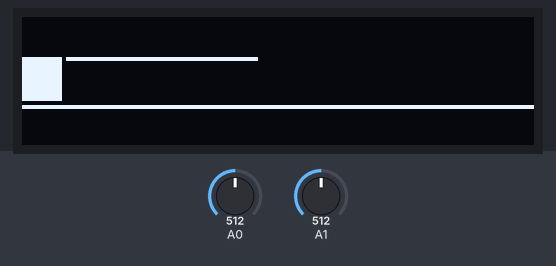
Recording of a sketch running on a simulated Arduino Uno, built with avr-gcc and run on an emulated ATmega328P. On the bench: 128×32 one-colour display. Inputs (shaded band) come from the test bench; at power-on: A0 = 512, A1 = 512.

Above: at 1.2 s.
1.3 s: A0 set to 716
At 2.35 s:
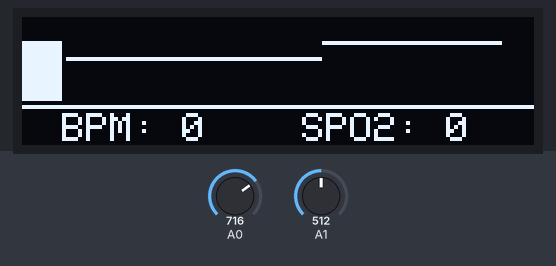
4.3 s: A0 set to 306
At 4.79 s:
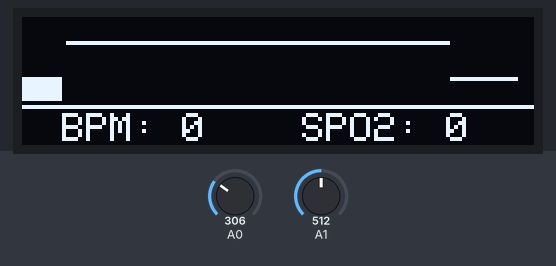
7.3 s: A0 set to 122
At 8.17 s:
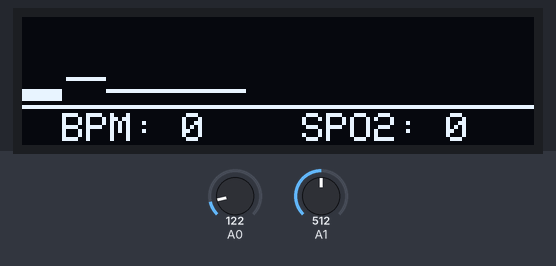
Timing chart, 0 to 10.3 s (numbered marks = the images above; inputs shaded):
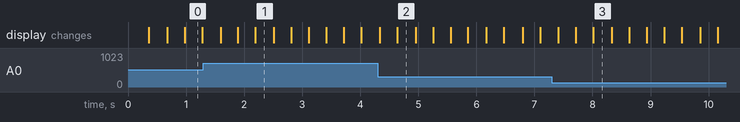

The sketch:

sp02.ino
```cpp
/*
  This code will display the waveform as well as
  display the computed BPM and SPO2 onto the l2c display
  Author: Jason Huang
  Last Update: November 12, 2023
*/


/*
  Display libraries and dimension definitions
*/
#include <Wire.h>
#include <Adafruit_GFX.h>
#include <Adafruit_SSD1306.h>
#include <math.h>


#define SCREEN_WIDTH 128 // OLED display width, in pixels
#define SCREEN_HEIGHT 32 // OLED display height, in pixels


#define RED_OFFSET 0.75   // Offset used for red signal frequency
#define IRED_OFFSET 1    // Offset used for ired signal frequency


// Declaration for an SSD1306 display connected to I2C (SDA, SCL pins)
Adafruit_SSD1306 display(SCREEN_WIDTH, SCREEN_HEIGHT, &Wire, -1);


// I want the display to update the frequency every 2s
float updateInterval = 2000;


// I want the display to plot a point of the waveform every 20 ms
// CHANGE THIS LATER IF NEEDED
float waveformInterval = 20;


int BPM;
int SPO2;


// the setup routine runs once when you press reset:
void setup() {
  // initialize serial communication at 9600 bits per second:
  Serial.begin(9600);
  display.begin(SSD1306_SWITCHCAPVCC, 0x3C);
  display.clearDisplay();


  // Line to format the display
  display.drawLine(0, 22, SCREEN_WIDTH - 1, 22, WHITE);
}


// the loop routine runs over and over again forever
// ASSUMPTION: the peak to peak is at least 2 volts.
void loop() {
  static float updateNextTime;
  static float updateNextWaveTime;


  float redVolt;
  float iredVolt;


  mainFSM();


  //The display will update the frequency every 2 s.
  if (millis() - updateNextTime >= updateInterval)
  {
    updateNextTime += updateInterval;
    displayStats();
  }

  // The display will update the waveform every 20 ms
  if (millis() - updateNextWaveTime >= waveformInterval) {
    updateNextWaveTime += waveformInterval;
    plotWaveform();
  }
}


/*
  The FSM that will compute the frequency.


  The state variable keeps track of what voltage values need to be measured
  State 0: Measure the firstMaxVolt
  State 1: Measure the firstMinVolt
  State 2: Measure the secondMaxVolt
  State 3: Measure the secondMinVolt


  After state 3 it will loop back to state 1.
*/
void mainFSM() {
  // Maximum and Minimums;
  static float firstMaxVolt, firstMaxVoltI;
  static float secondMaxVolt;
  static float firstMinVolt, firstMinVoltI;
  static float secondMinVolt;


  static unsigned long firstPeakTime;
  static unsigned long secondPeakTime;


  static float frequency[5];
  static float R[5];
  static float avgFrequency;


  static int state;


  // Voltage variables
  int sensorValue = analogRead(A0);
  int sensorValue2 = analogRead(A1);
  float currentVolt = sensorValue * (5.0 / 1023.0);
  //Serial.println(currentVolt);
  float currentVoltI = sensorValue2 *  (5.0 / 1023.0);
  unsigned long currentTime = millis();


  if (state == 0) {
    if (currentVolt > firstMaxVolt) {
      firstMaxVolt = currentVolt;
      firstMaxVoltI = currentVoltI;
      firstPeakTime = currentTime;
    }

    else if (currentVolt < (firstMaxVolt - RED_OFFSET)) {
      state = 1;
      firstMinVolt = currentVolt;
    }
  }


  if (state == 1) {
    if (currentVolt < firstMinVolt) {
      firstMinVolt = currentVolt;
      firstMinVoltI = currentVoltI;
    }


    else if (currentVolt > (firstMinVolt +  RED_OFFSET)) {
      state = 2;
      secondMaxVolt = currentVolt;
    }
  }


  if (state == 2) {
    if (currentVolt > secondMaxVolt) {
      secondMaxVolt = currentVolt;
      secondPeakTime = currentTime;
    }


    else if (currentVolt < (secondMaxVolt - RED_OFFSET)) {
      state = 3;
      static int i = 0;
      frequency[i] = 1/((float)(secondPeakTime - firstPeakTime) / 1000);
      float RedAC = (firstMaxVolt - firstMinVolt) / 2.0;
      float IRedAC = (firstMaxVoltI - firstMinVoltI) / 2.0;
      float RedDC = (analogRead(A2)  * (5.0 / 1023.0));
      float IRedDC = (analogRead(A3) * (5.0 / 1023.0));
      R[i] = (RedAC / IRedAC) * (IRedDC / RedDC);
      Serial.println(currentVolt);
      Serial.println(currentVoltI);


      i++;


      if (i == 5) {
        float freqAverage = 0;
        float avgR = 0;
        for (int j = 0; j < 5; j++) {
          freqAverage += frequency[j];
          avgR += R[j];
        }
        avgFrequency = (freqAverage / 5.0);
        avgR /= 5.0;
        Serial.println();
        BPM = round(60.0 * avgFrequency);
        SPO2 = round(110 - (25 * avgR));
        i = 0;
      }
      secondMinVolt = currentVolt;
    }
  }


  if (state == 3) {
    if (currentVolt < secondMinVolt) {
      secondMinVolt = currentVolt;
    }


    else if (currentVolt > (secondMinVolt +  RED_OFFSET)) {
      state = 0;
      firstMaxVolt = currentVolt;
    }
  }
  return round(60.0 * avgFrequency);
}


/*
  To update the frequency without modifying anything else on the display,
  I cleared the area underneath the waveform with a black rectangle and
  redisplayed the frequency.
*/
void displayStats() {
    display.fillRect(0, 23, SCREEN_WIDTH - 1, 9, BLACK);
    display.setTextSize(1);
    display.setTextColor(WHITE);
    display.setCursor(10, 24);
    display.print("BPM: ");
    display.print(BPM);


    display.setCursor(70, 24);
    display.print("SPO2: ");
    display.print(SPO2);
    display.display();
}


/*
  To display the waveform, I took a sample every 20 ms and plotted it
  on the display. Since the display is limited to a height of 32 pixels,
  I had to convert a range of 0-5 volts to 0-21 pixel height since the rest
  of the heigh is used for the frequency display. The waveform plots from
  left to right. When the waveform reaches the right edge, it will clear the waveform
  and start from the left again.
*/
void plotWaveform() {
  // If you want to plot the Ired signal, use A1 instead of A0
  int sensorValue = analogRead(A0);
  float currentVolt = sensorValue * (5.0 / 1023.0);


  static int x = 11;
  int y = 21 - round(currentVolt * 4.2);


  if (x <= 127) {
    display.drawPixel(x++, y, WHITE);
    display.fillRect(0, 0, 10, 21, BLACK);
    display.fillRect(0, y, 10, (21 - y), WHITE);
    display.display();
  }


  else {
    x = 11;
    display.clearDisplay();
    display.drawLine(0, 22, SCREEN_WIDTH - 1, 22, WHITE);
    displayStats();
    display.drawPixel(x, y, WHITE);
    display.fillRect(0, 0, 10, 21, BLACK);
    display.fillRect(0, y, 10, (21 - y), WHITE);
    display.display();
  }
}
```
